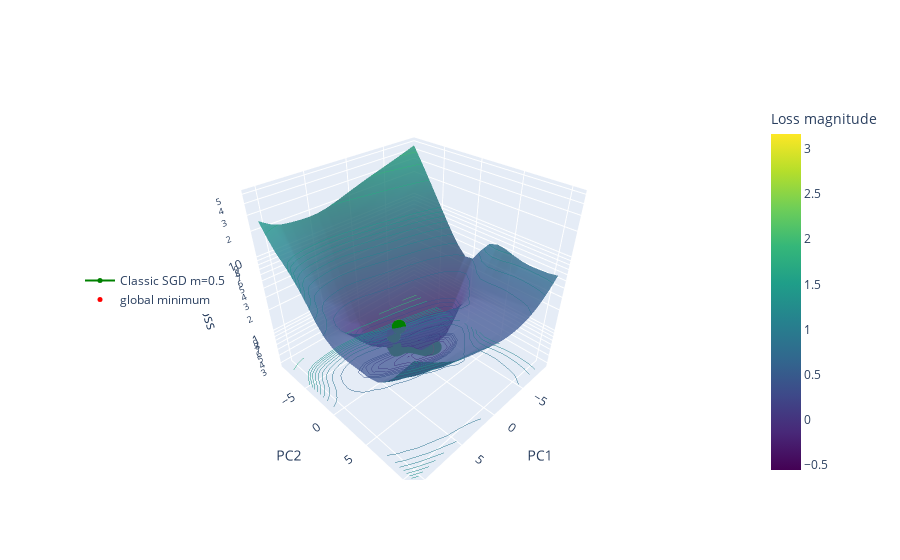

Notebook cell for this chart:
### Code cell
surface = go.Surface(
    x=xx_5,
    y=yy_5,
    z=grid_losses_5,
    opacity=0.8,
    name="grid point",
    coloraxis="coloraxis",
    colorscale="Viridis",
)

trajectory_names = [
    "Classic SGD m=0.5",
    "Classic SGD m=0.9",
]
trajectory_colors = ['green', 'blue', 'yellow', 'purple', 'cyan', 'magenta']  # Define more colors if you have more trajectories
trajectories = []
for i, (rw, tl) in enumerate(zip([new_reduced_weights[1]], trajectories_loss_reevaluted_5)):
    traj = go.Scatter3d(
        x=rw[:, 0],
        y=rw[:, 1],
        z=tl,
        mode="markers+lines",
        line=dict(color=trajectory_colors[i % len(trajectory_colors)]),
        marker=dict(color=trajectory_colors[i % len(trajectory_colors)], size=5),
        name=trajectory_names[i],
    )
    trajectories.append(traj)

layout = go.Layout(
    scene=dict(xaxis_title="PC1", yaxis_title="PC2", zaxis_title=" Loss", zaxis=dict(type='log')),
    coloraxis=dict(colorbar=dict(title="Loss magnitude"), 
                   colorscale="Viridis",
                   cmin=np.log10(grid_losses.min()),  
                    cmax=np.log10(grid_losses.max()),
    ),
)   

fig = go.Figure(data=[surface]+ trajectories, layout=layout)

fig.data[0].update(contours_z=dict(show=True, usecolormap=True,
                              highlightcolor="limegreen", project_z=True))

_min_x_5, _min_y_5 = np.unravel_index(np.argmin(grid_losses_5), grid_losses_5.shape)
min_point_5 = go.Scatter3d(
    x=[xx_5[_min_x_5, _min_y_5]],
    y=[yy_5[_min_x_5, _min_y_5]],
    z=[grid_losses_5[_min_x_5, _min_y_5]],
    mode='markers',
    marker=dict(
        size=5,
        color='red',
    ),
    name="global minimum"
)

fig.add_trace(min_point_5)

fig.update_layout(legend=dict(orientation="v", x=0, y=0.5))

fig.show()

### Figure 1 — Plotly figure (JSON) as saved in the notebook; plotly's stock layout.template omitted (floating-point values rounded to 4 significant figures; data arrays with more than 128 entries replaced by an {"elided": "..."} marker saying what was removed)
{"data": [{"coloraxis": "coloraxis", "colorscale": [[0, "#440154"], [0.1111, "#482878"], [0.2222, "#3e4989"], [0.3333, "#31688e"], [0.4444, "#26828e"], [0.5556, "#1f9e89"], [0.6667, "#35b779"], [0.7778, "#6ece58"], [0.8889, "#b5de2b"], [1, "#fde725"]], "contours": {"z": {"highlightcolor": "limegreen", "project": {"z": true}, "show": true, "usecolormap": true}}, "name": "grid point", "opacity": 0.8, "type": "surface", "x": {"elided": "20x20 float values"}, "y": {"elided": "20x20 float values"}, "z": {"elided": "20x20 float values"}}, {"line": {"color": "green"}, "marker": {"color": "green", "size": 5}, "mode": "markers+lines", "name": "Classic SGD m=0.5", "type": "scatter3d", "x": [4.125, 4.125, 3.282, 2.677, 2.677, 2.141, 1.63, 1.629, 1.174, 0.7439, 0.7438, 0.3685, 0.02283, 0.02231, -0.2908, -0.5875, -0.5877, -0.8559, -1.086, -1.087, -1.307, -1.507, -1.507, -1.697, -1.87, -1.871, -2.03, -2.165, -2.165, -2.313, -2.435], "y": [2.062, 2.062, 0.3066, -0.3358, -0.3369, -0.6745, -0.8429, -0.8431, -0.8912, -0.852, -0.8517, -0.7684, -0.6476, -0.6482, -0.5258, -0.3874, -0.3862, -0.2465, -0.1011, -0.1009, 0.03902, 0.1868, 0.1867, 0.3045, 0.423, 0.4234, 0.537, 0.6574, 0.6578, 0.7449, 0.8484], "z": [2.239, 2.239, 1.131, 0.6285, 0.628, 0.4832, 0.4421, 0.4421, 0.4292, 0.4184, 0.4184, 0.4057, 0.3896, 0.3896, 0.3741, 0.3579, 0.3577, 0.3429, 0.3296, 0.3296, 0.319, 0.3108, 0.3108, 0.3061, 0.3037, 0.3037, 0.3037, 0.3067, 0.3067, 0.3106, 0.318]}, {"marker": {"color": "red", "size": 5}, "mode": "markers", "name": "global minimum", "type": "scatter3d", "x": [-1.744], "y": [0.3272], "z": [0.3054]}], "layout": {"coloraxis": {"cmax": 3.166, "cmin": -0.5566, "colorbar": {"title": {"text": "Loss magnitude"}}, "colorscale": [[0, "#440154"], [0.1111, "#482878"], [0.2222, "#3e4989"], [0.3333, "#31688e"], [0.4444, "#26828e"], [0.5556, "#1f9e89"], [0.6667, "#35b779"], [0.7778, "#6ece58"], [0.8889, "#b5de2b"], [1, "#fde725"]]}, "legend": {"orientation": "v", "x": 0, "y": 0.5}, "scene": {"xaxis": {"title": {"text": "PC1"}}, "yaxis": {"title": {"text": "PC2"}}, "zaxis": {"title": {"text": " Loss"}, "type": "log"}}}}
